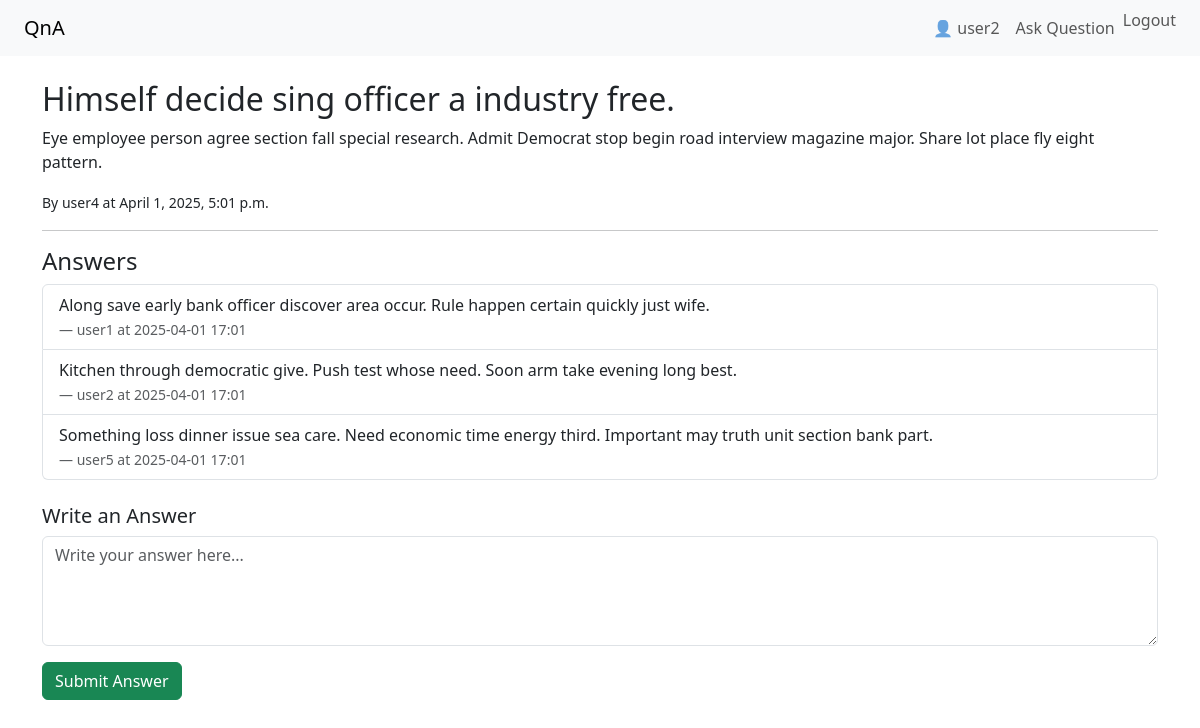
The page /question/1/ (signed in) on the database its author committed.
### qa/models.py (models this page shows, shortened)
class Question(models.Model):
    title = models.CharField(max_length=200)
    content = models.TextField()
    author = models.ForeignKey(User, on_delete=models.CASCADE)
    created_at = models.DateTimeField(auto_now_add=True)

class Answer(models.Model):
    question = models.ForeignKey(Question, on_delete=models.CASCADE, related_name='answers')
    content = models.TextField()
    author = models.ForeignKey(User, on_delete=models.CASCADE)
    created_at = models.DateTimeField(auto_now_add=True)

### qa/views.py (the view, shortened to what this page needs)
# urls.py: path('question/<int:pk>/', views.question_detail, name='question_detail'),
def question_detail(request, pk):
    question = get_object_or_404(Question, pk=pk)
    return render(request, 'qa/question_detail.html', {'question': question})

### qa/templates/qa/question_detail.html (shortened to what this page needs)
{% extends 'qa/base.html' %}
{% block content %}
    <h2>{{ question.title }}</h2>
    <p>{{ question.content }}</p>
    <p><small>By {{ question.author.username }} at {{ question.created_at }}</small></p>
    <hr>
    <h4>Answers</h4>
    <ul class="list-group mb-4">
        {% for answer in question.answers.all %}
            <li class="list-group-item">
                {{ answer.content }}<br>
                <small class="text-muted">
                    — {{ answer.author.username }} at {{ answer.created_at|date:"Y-m-d H:i" }}
                </small>
            </li>
        {% empty %}
            <li class="list-group-item">No answers yet.</li>
        {% endfor %}
    </ul>
    {% if user.is_authenticated %}
        <h5>Write an Answer</h5>
        <form method="post">
            <div class="mb-3">
                <textarea name="content" class="form-control" rows="4" placeholder="Write your answer here..."></textarea>
            </div>
            <button type="submit" class="btn btn-success">Submit Answer</button>
        </form>
    {% else %}
        <p><a href="{% url 'login' %}">Login</a> to write an answer.</p>
    {% endif %}
{% endblock %}

### qa/templates/qa/base.html (shortened to what this page needs)
<!DOCTYPE html>
<html lang="en">
<head>
    <link href="https://cdn.jsdelivr.net/npm/bootstrap@5.3.2/dist/css/bootstrap.min.css" rel="stylesheet">
</head>
<body>
    <nav class="navbar navbar-expand-lg navbar-light bg-light px-4">
        <a class="navbar-brand" href="/">QnA</a>
        <div class="collapse navbar-collapse">
            <ul class="navbar-nav ms-auto">
                {% if user.is_authenticated %}
                    <li class="nav-item">
                        <span class="nav-link">👤 {{ user.username }}</span>
                    </li>
                    <li class="nav-item">
                        <a class="nav-link" href="{% url 'ask_question' %}">Ask Question</a>
                    </li>
                    <li class="nav-item">
                        <form action="{% url 'logout' %}" method="post" class="d-inline">
                            <button type="submit" class="btn btn-link nav-link" style="padding: 0;">Logout</button>
                        </form>
                    </li>
                {% else %}
                    <li class="nav-item">
                        <a class="nav-link" href="{% url 'login' %}">Login</a>
                    </li>
                {% endif %}
            </ul>
        </div>
    </nav>
    <div class="container mt-4">
        {% block content %}
        {% endblock %}
    </div>
</body>
</html>

### rows shown on the page
Question: title "Himself decide sing officer a industry free.", content "Eye employee person agree section fall special research. Admit Democrat stop begin road interview magazine major. Share lot place fly eight pattern.", author.username "user4", created_at "April 1, 2025, 5:01 p.m."
Answer: content "Along save early bank officer discover area occur. Rule happen certain quickly just wife.", author.username "user1", created_at "2025-04-01 17:01"
Answer: content "Kitchen through democratic give. Push test whose need. Soon arm take evening long best.", author.username "user2", created_at "2025-04-01 17:01"
Answer: content "Something loss dinner issue sea care. Need economic time energy third. Important may truth unit section bank part.", author.username "user5", created_at "2025-04-01 17:01"

### other values the page prints
{{ user.username }} "user2"
